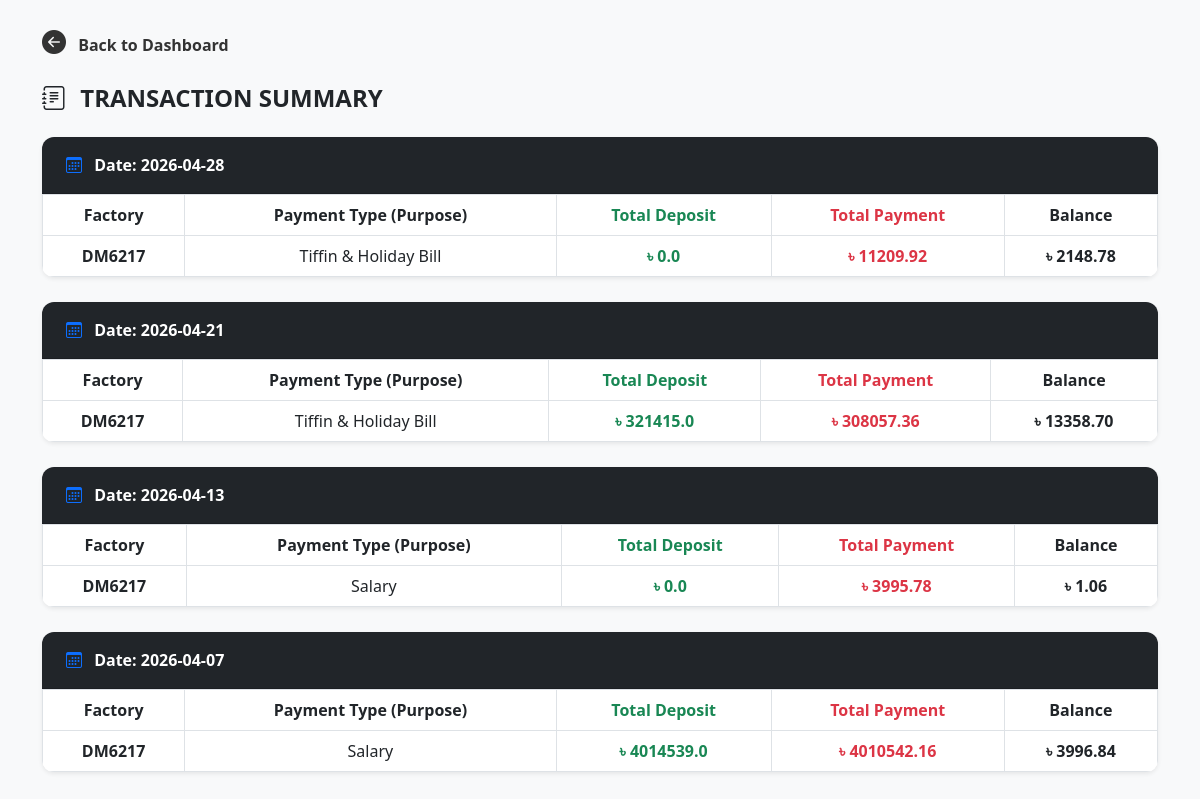
The app's page /history-summary/ with its own data.
### calculator/models.py (models this page shows, shortened)
class Transaction(models.Model):
    user = models.ForeignKey(User, on_delete=models.CASCADE, null=True, blank=True)
    TRANSACTION_TYPES = (('IN', 'Cash In'), ('OUT', 'Payment/Expense'))
    def validate_year(value):
        if value.year > 9999:
            raise ValidationError('Year not more than 4 digit')
    date = models.DateField(models.DateField(validators=[validate_year]))
    purpose = models.CharField(max_length=255)
    amount = models.DecimalField(max_digits=10, decimal_places=2)
    transaction_type = models.CharField(max_length=20)
    created_at = models.DateTimeField(auto_now_add=True)
    remarks = models.TextField(blank=True, null=True)

### calculator/views.py (the view)
# urls.py: path('history-summary/', views.history_summary, name='history_summary'),
def history_summary(request):
    transactions = Transaction.objects.all().order_by('date')
    summary_dict = defaultdict(lambda: {'deposit': 0.0, 'payment': 0.0})
    for tx in transactions:
        key = (tx.date, tx.purpose)
        amount = float(tx.amount) if tx.amount else 0.0
        if tx.transaction_type == 'IN':
            summary_dict[key]['deposit'] += amount
        else:
            summary_dict[key]['payment'] += amount
    sorted_keys = sorted(summary_dict.keys())
    final_summary = []
    running_balance = 0.0
    for key in sorted_keys:
        date, purpose = key
        deposit = summary_dict[key]['deposit']
        payment = summary_dict[key]['payment']
        running_balance += (deposit - payment)
        final_summary.append({
            'date': date,
            'purpose': purpose,
            'deposit': deposit,
            'payment': payment,
            'balance': running_balance  # এখন এটি আগের ডিপোজিট হিসেব করেই আসবে
        })
    final_summary.reverse()
    return render(request, 'calculator/history_summary.html', {'summary_list': final_summary})

### calculator/templates/calculator/history_summary.html (shortened to what this page needs)
{% load static %}
<!DOCTYPE html>
<html lang="en">
<head>
    <link href="https://cdn.jsdelivr.net/npm/bootstrap@5.3.0/dist/css/bootstrap.min.css" rel="stylesheet">
    <link rel="stylesheet" href="https://cdn.jsdelivr.net/npm/bootstrap-icons@1.11.0/font/bootstrap-icons.css">
</head>
<body>
    <div class="container py-4">
        <a href="{% url 'index' %}" class="btn-back mb-4 d-inline-block">
            <i class="bi bi-arrow-left-circle-fill fs-4 me-2"></i> Back to Dashboard
        </a>
        <h4 class="fw-bold mb-4 text-uppercase"><i class="bi bi-journal-text me-2"></i> Transaction Summary</h4>
        {% for item in summary_list %}
        <div class="card summary-card shadow-sm overflow-hidden">
            <div class="card-header py-3 px-4">
                <i class="bi bi-calendar3 me-2 text-primary"></i> Date: {{ item.date|date:"Y-m-d" }}
            </div>
            <div class="table-responsive">
                <table class="table table-bordered m-0 text-center align-middle">
                    <thead class="table-thead-custom">
                        <tr>
                            <th class="py-2">Factory</th>
                            <th class="py-2">Payment Type (Purpose)</th>
                            <th class="py-2 text-success">Total Deposit</th>
                            <th class="py-2 text-danger">Total Payment</th>
                            <th class="py-2">Balance</th>
                        </tr>
                    </thead>
                    <tbody>
                        <tr>
                            <td class="fw-bold">DM6217</td> <td>{{ item.purpose }}</td>
                            <td class="text-success fw-bold">৳ {{ item.deposit }}</td>
                            <td class="text-danger fw-bold">৳ {{ item.payment }}</td>
                            <td class="balance-cell">৳ {{ item.balance|floatformat:2 }}</td>
                        </tr>
                    </tbody>
                </table>
            </div>
        </div>
        {% empty %}
        <div class="alert alert-info text-center">কোনো সামারি ডাটা পাওয়া যায়নি।</div>
        {% endfor %}
    </div>
</body>
</html>

### calculator/templates/calculator/history_summary.html (style rules this page uses)
body { background-color: #f8f9fa; font-family: 'Segoe UI', sans-serif; }
.summary-card { border-radius: 12px; border: none; margin-bottom: 25px; }
.card-header { background-color: #212529 !important; color: white; font-weight: bold; }
.table-thead-custom { background-color: #343a40; color: #ffffff; }
.balance-cell { background-color: #eef2f3; font-weight: bold; color: #008080; }
.btn-back { text-decoration: none; color: #333; font-weight: bold; }

### records on screen
Transaction: date "2026-04-28", purpose "Tiffin & Holiday Bill"
Transaction: date "2026-04-21", purpose "Tiffin & Holiday Bill"
Transaction: date "2026-04-13", purpose "Salary"
Transaction: date "2026-04-07", purpose "Salary"

### other values on screen
{{ item.deposit }} "0.0" "321415.0" "0.0" "4014539.0"
{{ item.payment }} "11209.92" "308057.36" "3995.78" "4010542.16"
{{ item.balance|floatformat:2 }} "2148.78" "13358.70" "1.06" "3996.84"
